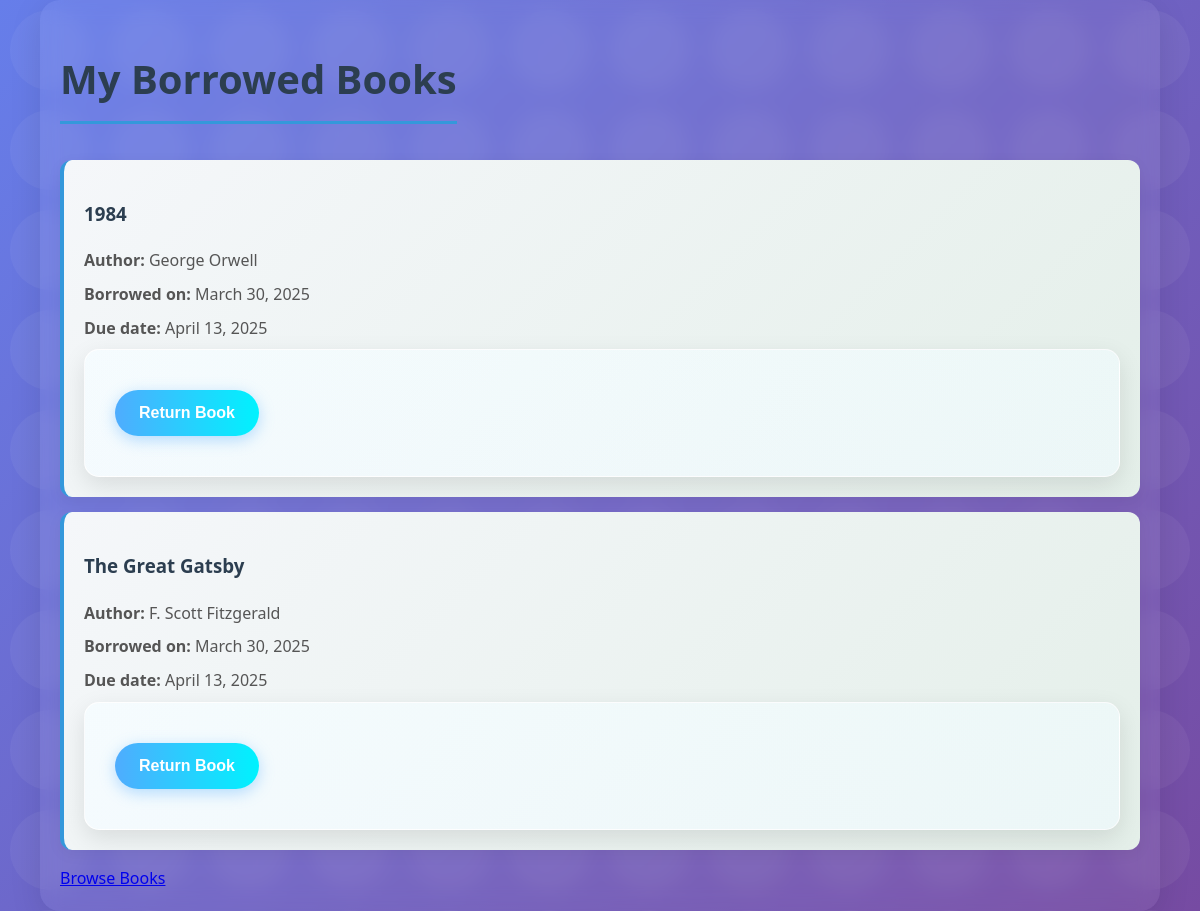
The app's page /borrowed/ (signed in) with its own data.
### library/models.py (models this page shows, shortened)
class Borrow(models.Model):
    user = models.ForeignKey(User, on_delete=models.CASCADE)
    book = models.ForeignKey(Book, on_delete=models.CASCADE)
    borrowed_at = models.DateTimeField(auto_now_add=True)
    due_date = models.DateTimeField(default=get_due_date)
    returned_at = models.DateTimeField(null=True, blank=True)

class Book(models.Model):
    title = models.CharField(max_length=200)
    author = models.CharField(max_length=100)
    isbn = models.CharField(max_length=13, unique=True)
    available = models.BooleanField(default=True)
    borrowed_by = models.ForeignKey(User, on_delete=models.SET_NULL, null=True, blank=True, related_name='borrowed_books')

### library/views.py (the view)
# urls.py: path('borrowed/', views.borrowed_books, name='borrowed_books'),
@login_required
def borrowed_books(request):
    borrowed_books = Borrow.objects.filter(user=request.user, returned_at=None)
    return render(request, "library/borrowed_books.html", {"borrowed_books": borrowed_books})

### Templates/library/borrowed_books.html (shortened to what this page needs)
<!DOCTYPE html>
<html>
<head>
    {% load static %}
    <link rel="stylesheet" type="text/css" href="{% static 'style.css' %}">
</head>
<body>
    <div class="container">
        <h1>My Borrowed Books</h1>
        {% if borrowed_books %}
            <ul>
                {% for borrow in borrowed_books %}
                    <li>
                        <h3>{{ borrow.book.title }}</h3>
                        <p><strong>Author:</strong> {{ borrow.book.author }}</p>
                        <p><strong>Borrowed on:</strong> {{ borrow.borrowed_at|date:"F d, Y" }}</p>
                        <p><strong>Due date:</strong> {{ borrow.due_date|date:"F d, Y" }}</p>
                        <div>
                            <form action="{% url 'return_book' borrow.id %}" method="post">
                                <button type="submit">Return Book</button>
                            </form>
                        </div>
                    </li>
                {% endfor %}
            </ul>
        {% else %}
            <div>
                <p>You haven't borrowed any books yet.</p>
            </div>
        {% endif %}
        <div>
            <a href="{% url 'book_list' %}">
                Browse Books
            </a>
        </div>
    </div>
</body>
</html>

### static/style.css (style rules this page uses)
body { font-family: 'Segoe UI', Tahoma, Geneva, Verdana, sans-serif; line-height: 1.6; margin: 0; padding: 0; background: linear-gradient(135deg, #667eea 0%, #764ba2 100%); color: #333; min-height: 100vh; position: relative; }
body::before { content: ''; position: fixed; top: 0; left: 0; width: 100%; height: 100%; background-size: 100px 100px; pointer-events: none; z-index: -1; }
.container { width: 90%; max-width: 1200px; margin: 0 auto; padding: 20px; position: relative; z-index: 1; }
.container::before { content: ''; position: absolute; top: 0; left: 0; width: 100%; height: 100%; background: rgba(255, 255, 255, 0.05); backdrop-filter: blur(10px); -webkit-backdrop-filter: blur(10px); border-radius: 20px; z-index: -1; box-shadow: 0 8px 32px rgba(0, 0, 0, 0.1); }
h1, h2, h3 { color: #2c3e50; margin-bottom: 20px; }
h1 { font-size: 2.5rem; border-bottom: 3px solid #3498db; padding-bottom: 10px; display: inline-block; }
ul { list-style-type: none; padding: 0; }
ul li { background: linear-gradient(135deg, #f5f7fa 0%, #e4efe9 100%); margin-bottom: 15px; padding: 20px; border-radius: 12px; border-left: 4px solid #3498db; transition: all 0.3s ease; position: relative; box-shadow: 0 4px 15px rgba(0, 0, 0, 0.05); overflow: hidden; }
ul li::before { content: ''; position: absolute; top: 0; left: 0; width: 100%; height: 100%; background: linear-gradient(45deg, rgba(66, 183, 245, 0.1) 0%, rgba(66, 245, 189, 0.1) 100%); z-index: 0; opacity: 0; transition: opacity 0.3s ease; }
ul li p { margin: 8px 0; color: #555; }
form { background: linear-gradient(135deg, #ffffff 0%, #f5f7fa 100%); padding: 30px; border-radius: 15px; box-shadow: 0 8px 25px rgba(0, 0, 0, 0.1); border: 1px solid rgba(255, 255, 255, 0.5); position: relative; overflow: hidden; }
form::before { content: ''; position: absolute; top: 0; left: 0; width: 100%; height: 100%; background: linear-gradient(45deg, rgba(66, 183, 245, 0.05) 0%, rgba(66, 245, 189, 0.05) 100%); z-index: 0; }
button, input[type="submit"] { background: linear-gradient(90deg, #4facfe 0%, #00f2fe 100%); color: white; padding: 14px 24px; margin: 10px 0; border: none; border-radius: 30px; cursor: pointer; font-size: 16px; font-weight: 600; transition: all 0.3s ease; display: inline-flex; align-items: center; justify-content: center; box-shadow: 0 4px 15px rgba(79, 172, 254, 0.4); position: relative; overflow: hidden; z-index: 1; }
button::before, input[type="submit"]::before { content: ''; position: absolute; top: 0; left: 0; width: 100%; height: 100%; background: linear-gradient(90deg, #00f2fe 0%, #4facfe 100%); z-index: -1; transition: opacity 0.3s ease; opacity: 0; }

### records on screen
Borrow: book "1984", book.author "George Orwell", borrowed_at "March 30, 2025", due_date "April 13, 2025"
Borrow: book "The Great Gatsby", book.author "F. Scott Fitzgerald", borrowed_at "March 30, 2025", due_date "April 13, 2025"
